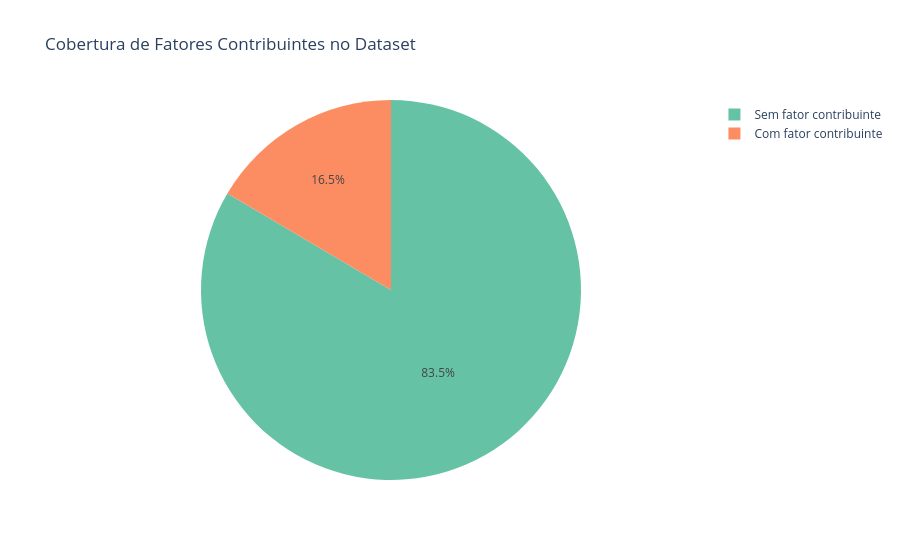

Notebook source saved alongside this figure:
### Markdown cell above
---
## 1 — Cobertura: quais ocorrências têm fatores contribuintes?

### Code cell
df['tem_fator'] = df['codigo_ocorrencia'].isin(df_fc['codigo_ocorrencia3'])

coverage = df['tem_fator'].value_counts()
print(f'Com fator contribuinte:    {coverage[True]:,} ({coverage[True]/len(df):.1%})')
print(f'Sem fator contribuinte:    {coverage[False]:,} ({coverage[False]/len(df):.1%})')

fig = px.pie(
    names=['Sem fator contribuinte', 'Com fator contribuinte'],
    values=[coverage[False], coverage[True]],
    title='Cobertura de Fatores Contribuintes no Dataset',
    color_discrete_sequence=px.colors.qualitative.Set2
)
fig.show()

### Figure 1 — Plotly figure (JSON) as saved in the notebook; plotly's stock layout.template omitted (floating-point values rounded to 4 significant figures)
{"data": [{"domain": {"x": [0, 1], "y": [0, 1]}, "hovertemplate": "label=%{label}<br>value=%{value}<extra></extra>", "labels": ["Sem fator contribuinte", "Com fator contribuinte"], "legendgroup": "", "name": "", "showlegend": true, "type": "pie", "values": [10793, 2135]}], "layout": {"legend": {"tracegroupgap": 0}, "piecolorway": ["rgb(102,194,165)", "rgb(252,141,98)", "rgb(141,160,203)", "rgb(231,138,195)", "rgb(166,216,84)", "rgb(255,217,47)", "rgb(229,196,148)", "rgb(179,179,179)"], "title": {"text": "Cobertura de Fatores Contribuintes no Dataset"}}}
